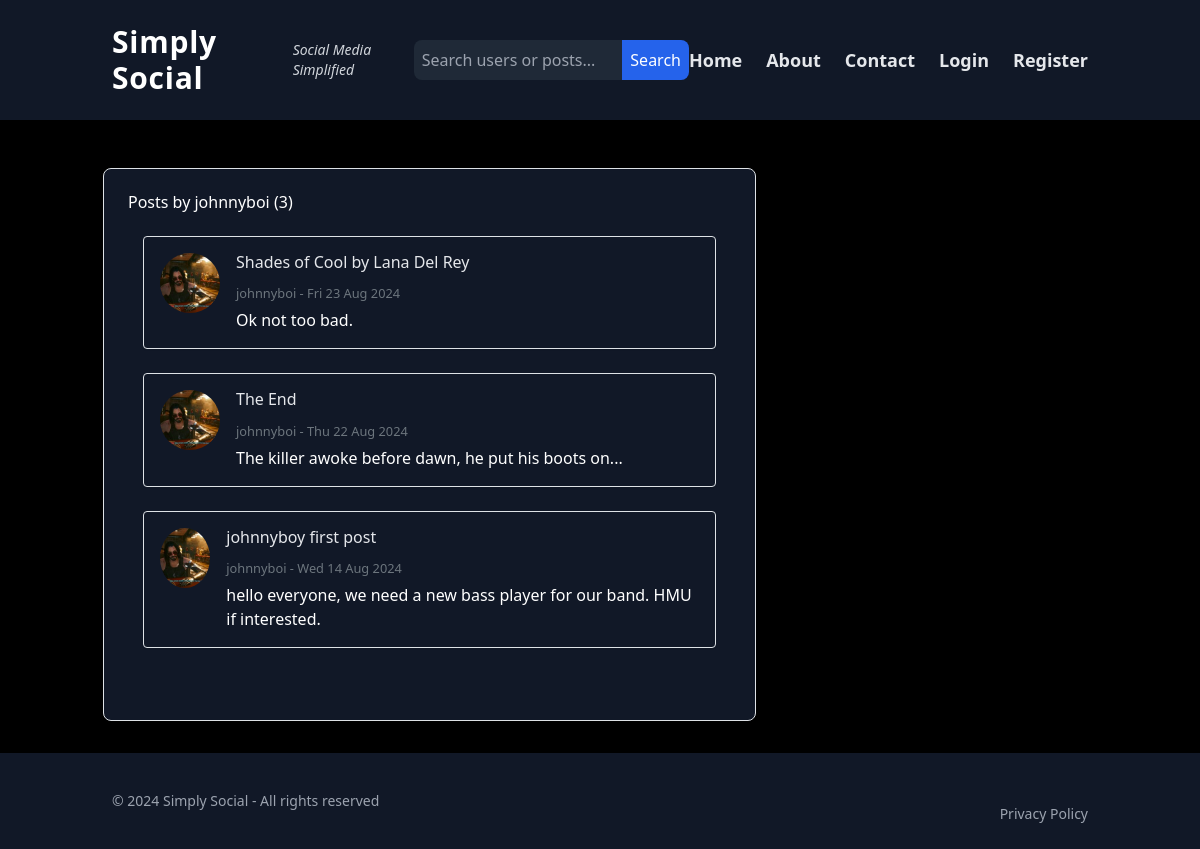
The app's page /blog/user/johnnyboi, older data.
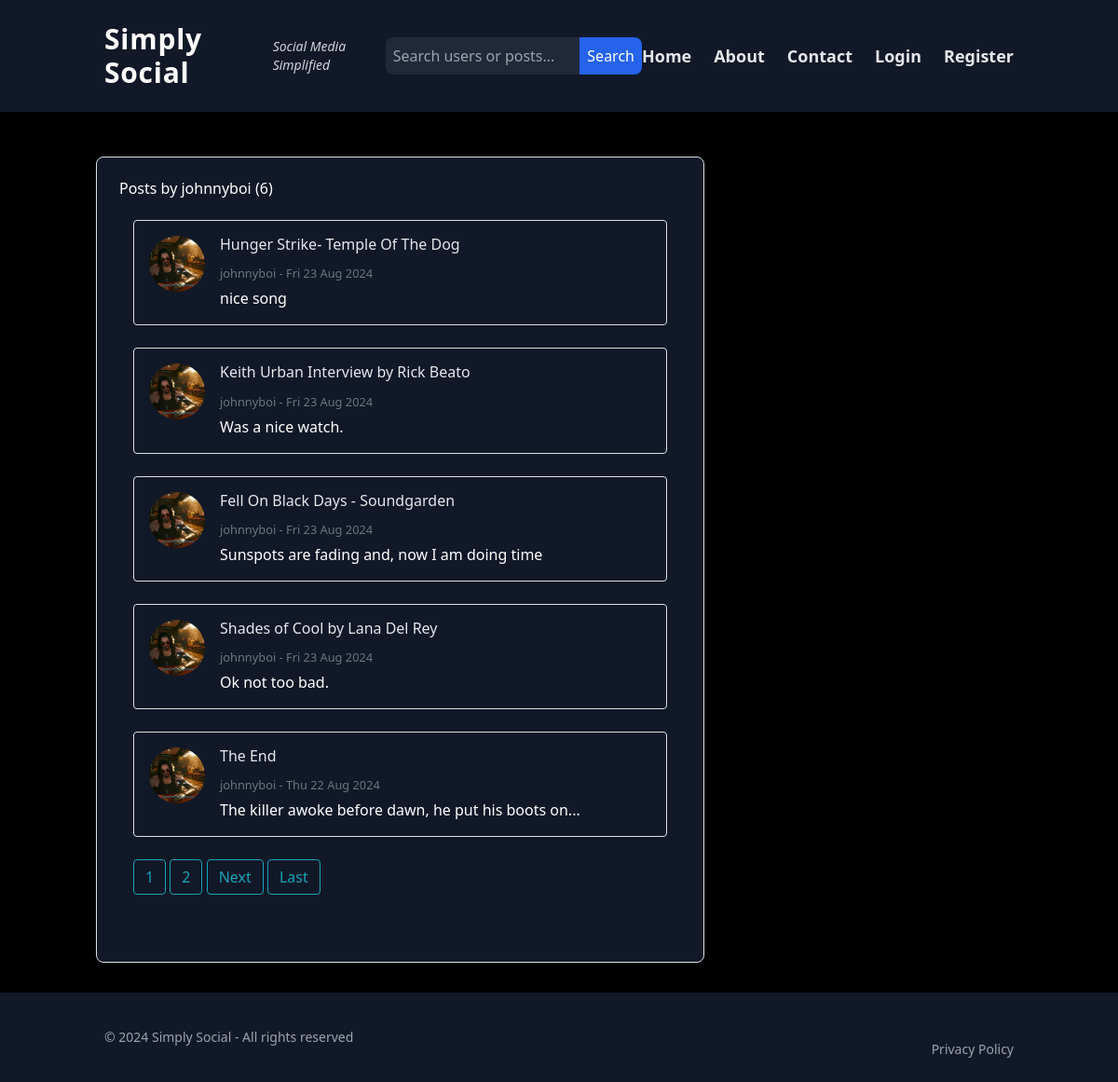
The same page, newer data.
### blog/models.py (models this page shows, shortened)
class Post(models.Model):
    title = models.CharField(max_length=100)
    content = models.TextField()
    date_posted = models.DateTimeField(default = timezone.now)
    author = models.ForeignKey(User, on_delete=models.CASCADE)
    likes = models.ManyToManyField(User, related_name='liked_posts', blank=True)
    image = models.ImageField(upload_to='post_images/', null=True, blank=True, validators=[FileExtensionValidator(['jpg', 'png', 'gif'])])
    video = models.FileField(upload_to='post_videos/', null=True, blank=True, validators=[FileExtensionValidator(['mp4'])])
    youtube_url = models.URLField(null=True, blank=True)
    spotify_url = models.URLField(null=True, blank=True)

### users/models.py (models this page shows, shortened)
class Profile(models.Model):
    user = models.OneToOneField(User, on_delete=models.CASCADE)
    image = models.ImageField(default='default.jpg', upload_to='profile_pics')
    bio = models.TextField(default="Hi! I am using Simply Social")
    encryption_key = models.CharField(max_length=100, blank=True, null=True)
    followers = models.ManyToManyField(User, related_name='following', blank=True)

### blog/views.py (the view)
# urls.py: path('user/<str:username>', UserPostListView.as_view(), name='user-posts'),
class UserPostListView(ListView):
    model = Post
    template_name = 'blog/user_posts.html' # <app>/<model>_<viewtype>.html
    context_object_name = 'posts'
    paginate_by = 5
    def get_queryset(self):
        user = get_object_or_404(User, username=self.kwargs.get('username'))
        return Post.objects.filter(author=user).order_by('-date_posted')
    def get_context_data(self, **kwargs):
        context = super().get_context_data(**kwargs)
        context['profile_user'] = get_object_or_404(User, username=self.kwargs.get('username'))
        return context

### blog/views.py (called while the page is built)
def base_context(request):
    context = {}
    if request.user.is_authenticated:
        context['has_unread_messages'] = Message.objects.filter(receiver=request.user, read=False).exists()
    return context

### blog/templates/blog/user_posts.html (shortened to what this page needs)
{% extends "blog/base.html" %}
{% block content %}
    <h1 class="mb-3">Posts by {{ view.kwargs.username }} ({{ page_obj.paginator.count }})</h1>
    <div class="container my-4">
        <div class="row">
            {% for post in posts %}
                <div class="col-12 mb-4">
                    <div class="d-flex align-items-right p-3 border rounded bg- shadow-sm">
                        <div class="me-4">
                            <img src="{{ post.author.profile.image.url }}"
                                 class="img-fluid rounded-circle"
                                 style="width: 60px; height: 60px; object-fit: cover;"
                                 alt="Profile picture of {{ post.author }}">
                        </div>
                        <div class="flex-grow-1">
                            <h4 class="mb-2">
                                <a class="text-gray-200" href="{% url 'post-detail' post.id  %}" style="text-decoration:none">{{ post.title }}</a>
                            </h4>
                            <p class="text-muted mb-1">
                                <small><a href="{% url 'user-posts' post.author.username %}">{{ post.author }}</a> - {{ post.date_posted|date:"D d M Y" }}</small>
                            </p>
                            <p class="mb-0">{{ post.content }}</p>
                        </div>
                    </div>
                </div>
            {% endfor %}
        </div>
        {% if is_paginated %}
            {% for num in page_obj.paginator.page_range %}
                {% if page_obj.number == num %}
                    <a class="btn btn-outline-info mb-4" href="?page={{ num }}">{{ num }}</a>
                {% elif num > page_obj.number|add:"-3" and num < page_obj.number|add:"3" %}
                    <a class="btn btn-outline-info mb-4" href="?page={{ num }}">{{ num }}</a>
                {% endif %}
            {% endfor %}
            {% if page_obj.has_next %}
                <a class="btn btn-outline-info mb-4" href="?page={{ page_obj.next_page_number }}">Next</a>
                <a class="btn btn-outline-info mb-4" href="?page={{ page_obj.paginator.num_pages }}">Last</a>
            {% endif %}
        {% endif %}
    </div>
{% endblock content %}

### blog/templates/blog/base.html (shortened to what this page needs)
{% load static %}
<!DOCTYPE html>
<html lang="en">
<head>
    <link rel="stylesheet" href="https://maxcdn.bootstrapcdn.com/bootstrap/4.0.0/css/bootstrap.min.css">
    <link href="https://cdn.jsdelivr.net/npm/tailwindcss@2.2.19/dist/tailwind.min.css" rel="stylesheet">
    <link rel="stylesheet" type="text/css" href="{% static 'css/styles.css' %}">
    <link rel="stylesheet" type="text/css" href="{% static 'css/main.css' %}">
</head>
<body class="flex flex-col min-h-screen">
    <header class="site-header">
        <nav class="bg-gray-900 py-4">
            <div class="container mx-auto px-4 flex items-center justify-between">
                <div class="flex items-center">
                    <a class="text-3xl font-bold text-white tracking-wide hover:text-gray-300 transition duration-300" href="{% url 'blog-home' %}">Simply Social</a>
                    <span class="text-sm text-gray-300 ml-2 italic animate-zoom-in">Social Media Simplified</span>
                </div>
                <form action="{% url 'search' %}" method="GET" class="flex items-center mx-auto md:w-1/3 w-full">
                    <input
                        type="text"
                        name="q"
                        placeholder="Search users or posts..."
                        class="bg-gray-800 text-white rounded-l-lg p-2 w-full focus:outline-none focus:bg-gray-700"
                        required>
                    <button type="submit" class="bg-blue-600 hover:bg-blue-700 text-white rounded-r-lg p-2">
                        Search
                    </button>
                </form>
                <div id="navbarToggle" class="hidden md:flex md:items-center space-x-6 w-full md:w-auto">
                    <a class="text-lg font-semibold text-gray-200 hover:text-gray-300 transition duration-300" href="{% url 'blog-home' %}">Home</a>
                    <a class="text-lg font-semibold text-gray-200 hover:text-gray-300 transition duration-300" href="{% url 'blog-about' %}">About</a>
                    <a class="text-lg font-semibold text-gray-200 hover:text-gray-300 transition duration-300" href="{% url 'blog-contact' %}">Contact</a>
                    {% if user.is_authenticated %}
                        <a class="text-lg font-semibold text-gray-200 hover:text-gray-300 transition duration-300" href="{% url 'post-create' %}">New Post</a>
                        <a class="relative text-lg font-semibold text-gray-200 hover:text-gray-300 transition duration-300" href="{% url 'message-list' %}" id="messages-link" data-mark-url="{% url 'mark-messages-as-read' %}">
                            Messages
                            {% if has_unread_messages %}
                            <span class="absolute top-0 right-0 transform translate-x-1/2 -translate-y-1/2 inline-flex">
                                <span class="animate-ping absolute inline-flex h-2 w-2 rounded-full bg-yellow-500 opacity-75"></span>
                                <span class="relative inline-flex rounded-full h-2 w-2 bg-yellow-500"></span>
                            </span>
                            {% endif %}
                        </a>
                        <a class="text-lg font-semibold text-gray-200 hover:text-gray-300 transition duration-300" href="{% url 'profile' %}">Profile</a>
                        <form action="{% url 'logout' %}" method="post" class="inline">
                            {% csrf_token %}
                            <button type="submit" class="text-lg font-semibold text-gray-200 hover:text-gray-300 transition duration-300 focus:outline-none">Logout</button>
                        </form>
                    {% else %}
                        <a class="text-lg font-semibold text-gray-200 hover:text-gray-300 transition duration-300" href="{% url 'login' %}">Login</a>
                        <a class="text-lg font-semibold text-gray-200 hover:text-gray-300 transition duration-300" href="{% url 'register' %}">Register</a>
                    {% endif %}
                </div>
            </div>
        </nav>
    </header>
    <main role="main" class="flex-grow container mt-5">
        <div class="row mb-8">
            <div class="col-md-8">
                <div class="bg-gray-900 text-white p-6 shadow-md rounded-lg border border-gray-900">
                    <div class="space-y-6">
                        {% block content %}{% endblock %}
                    </div>
                </div>
            </div>
        </div>
    </main>
    <footer class="bg-gray-900 py-6 mt-auto">
        <div class="container mx-auto px-4">
            <div class="flex flex-col md:flex-row justify-between items-center">
                <div class="text-gray-400 text-sm">
                    <p>&copy; 2024 Simply Social - All rights reserved</p>
                </div>
                <div class="mt-4 md:mt-0">
                    <a href="{% url 'blog-privacy' %}" class="text-gray-400 text-sm hover:text-gray-200 transition duration-300">Privacy Policy</a>
                </div>
            </div>
        </div>
    </footer>
</body>
</html>

### static/css/main.css (style rules this page uses)
html, :host { line-height: 1.5; -webkit-text-size-adjust: 100%; -moz-tab-size: 4; -o-tab-size: 4; tab-size: 4; font-family: ui-sans-serif, system-ui, sans-serif, "Apple Color Emoji", "Segoe UI Emoji", "Segoe UI Symbol", "Noto Color Emoji"; font-feature-settings: normal; font-variation-settings: normal; -webkit-tap-highlight-color: transparent; }
body { margin: 0; line-height: inherit; }
h1, h2, h3, h4, h5, h6 { font-size: inherit; font-weight: inherit; }
a { color: inherit; text-decoration: inherit; }
small { font-size: 80%; }
button, input, optgroup, select, textarea { font-family: inherit; font-feature-settings: inherit; font-variation-settings: inherit; font-size: 100%; font-weight: inherit; line-height: inherit; letter-spacing: inherit; color: inherit; margin: 0; padding: 0; }
button, select { text-transform: none; }
button, input:where([type='button']), input:where([type='reset']), input:where([type='submit']) { -webkit-appearance: button; background-color: transparent; background-image: none; }
blockquote, dl, dd, h1, h2, h3, h4, h5, h6, hr, figure, p, pre { margin: 0; }
input::placeholder, textarea::placeholder { opacity: 1; color: #9ca3af; }
button, [role="button"] { cursor: pointer; }
img, svg, video, canvas, audio, iframe, embed, object { display: block; vertical-align: middle; }
img, video { max-width: 100%; height: auto; }
.container { width: 100%; }
@media (min-width: 640px) { .container { max-width: 640px; } }
@media (min-width: 768px) { .container { max-width: 768px; } }
@media (min-width: 1024px) { .container { max-width: 1024px; } }
.my-4 { margin-top: 1rem; margin-bottom: 1rem; }
.mb-0 { margin-bottom: 0px; }
.mb-1 { margin-bottom: 0.25rem; }
.mb-2 { margin-bottom: 0.5rem; }
.mb-3 { margin-bottom: 0.75rem; }
.mb-4 { margin-bottom: 1rem; }
.me-4 { margin-inline-end: 1rem; }
.ml-2 { margin-left: 0.5rem; }
.mt-4 { margin-top: 1rem; }
.mt-5 { margin-top: 1.25rem; }
.flex { display: flex; }
.rounded { border-radius: 0.25rem; }
.border { border-width: 1px; }
.p-3 { padding: 0.75rem; }
.shadow-sm { --tw-shadow: 0 1px 2px 0 rgb(0 0 0 / 0.05); --tw-shadow-colored: 0 1px 2px 0 var(--tw-shadow-color); box-shadow: var(--tw-ring-offset-shadow, 0 0 #0000), var(--tw-ring-shadow, 0 0 #0000), var(--tw-shadow); }
body { background-color: black; }

Row changes from the older to the newer data that the page shows:
no longer on this page (row unchanged): Post: author.profile.image (picture), title "johnnyboy first post", author "johnnyboi", date_posted "Wed 14 Aug 2024", content "hello everyone, we need a new bass player for our band. HMU if interested."
added Post: author.profile.image (picture), title "Hunger Strike- Temple Of The Dog", author "johnnyboi", date_posted "Fri 23 Aug 2024", content "nice song"
added Post: author.profile.image (picture), title "Keith Urban Interview by Rick Beato", author "johnnyboi", date_posted "Fri 23 Aug 2024", content "Was a nice watch."
added Post: author.profile.image (picture), title "Fell On Black Days - Soundgarden", author "johnnyboi", date_posted "Fri 23 Aug 2024", content "Sunspots are fading and, now I am doing time"
Text that changed along with them:
{{ page_obj.paginator.count }}: "3" → "6"
new list line: "1"
new list line: "2"
text now shown: "Next Last"
